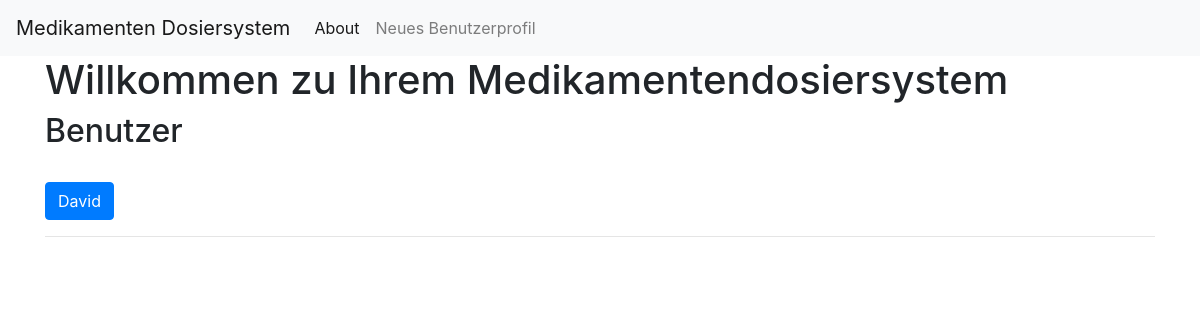
Before: / with the older database file.
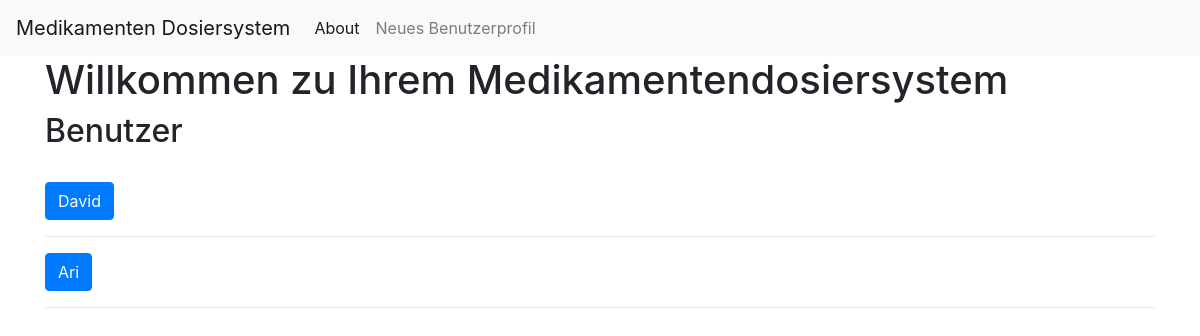
After: the same page with the newer database file.
### tables this page shows
CREATE TABLE Users (
    user_id INTEGER PRIMARY KEY AUTOINCREMENT,
    name TEXT NOT NULL
);

### app.py (the view)
@app.route('/')
def index():
    conn = get_db_connection()
    users = conn.execute('SELECT * FROM Users').fetchall()
    conn.close()
    return render_template('index.html', users=users)

### app.py (called while the page is built)
def get_db_connection():
    conn = sqlite3.connect('database.db')
    conn.row_factory = sqlite3.Row
    return conn

### templates/index.html
{% extends 'base.html' %}
{% block content %}
    <h1>{% block title %} Willkommen zu Ihrem Medikamentendosiersystem{% endblock %}</h1>
    <h2>Benutzer</h2>
    <br>
    {% for user in users %}
    <a href="{{ url_for('displayUser', user_id=user['user_id']) }}">
        <button class="btn btn-primary">{{ user['name'] }}</button>
    </a>
    <hr>
    {% endfor %}
{% endblock %}

### templates/base.html (shortened to what this page needs)
<!doctype html>
<html lang="en">
  <head>
    <link rel="stylesheet" href="https://stackpath.bootstrapcdn.com/bootstrap/4.3.1/css/bootstrap.min.css">
  </head>
  <body>
    <nav class="navbar navbar-expand-md navbar-light bg-light">
        <a class="navbar-brand" href="{{ url_for('index')}}">Medikamenten Dosiersystem</a>
        <div class="collapse navbar-collapse" id="navbarNav">
            <ul class="navbar-nav">
            <li class="nav-item active">
                <a class="nav-link" href="#">About</a>
            </li>
            <li class="nav-item">
              <a class="nav-link" href="{{url_for('createUser')}}">Neues Benutzerprofil</a>
            </li>
            </ul>
        </div>
    </nav>
    <div class="container">
        {% block content %}{% endblock %}
    </div>
  </body>
</html>

Changed rows visible on the page:
added Users: name "Ari"
